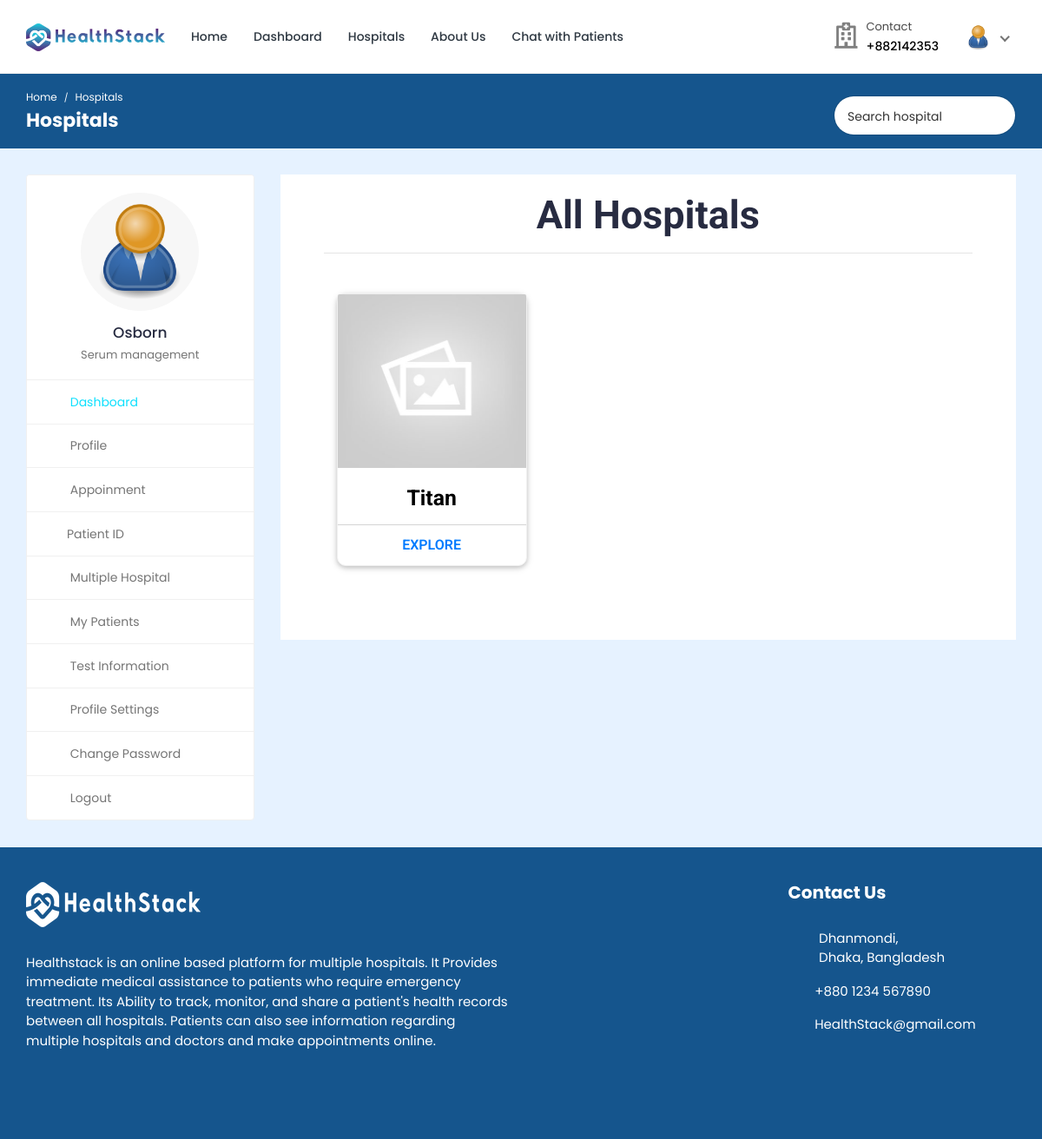
The app's page /multiple-hospital/ (signed in) with its own data.
### doctor/models.py (models this page shows, shortened)
class Doctor_Information(models.Model):
    DOCTOR_TYPE = (
        ('Cardiologists', 'Cardiologists'),
        ('Neurologists', 'Neurologists'),
        ('Pediatricians', 'Pediatricians'),
        ('Physiatrists', 'Physiatrists'),
        ('Dermatologists', 'Dermatologists'),
    )
    doctor_id = models.AutoField(primary_key=True)
    user = models.OneToOneField(User, on_delete=models.CASCADE, null=True, blank=True, related_name='profile')
    name = models.CharField(max_length=200, null=True, blank=True)
    username = models.CharField(max_length=200, null=True, blank=True)
    gender = models.CharField(max_length=200, null=True, blank=True)
    description = models.TextField(max_length=1000, null=True, blank=True)
    department = models.CharField(max_length=200, choices=DOCTOR_TYPE, null=True, blank=True)
    department_name = models.ForeignKey(hospital_department, on_delete=models.SET_NULL, null=True, blank=True)
    specialization = models.ForeignKey(specialization, on_delete=models.SET_NULL, null=True, blank=True)
    featured_image = models.ImageField(upload_to='doctors/', default='doctors/user-default.png', null=True, blank=True)
    certificate_image = models.ImageField(upload_to='doctors_certificate/', default='doctors_certificate/default.png', null=True, blank=True)
    email = models.EmailField(max_length=200, null=True, blank=True)
    phone_number = models.CharField(max_length=200, null=True, blank=True)
    nid = models.CharField(max_length=200, null=True, blank=True)
    visiting_hour = models.CharField(max_length=200, null=True, blank=True)
    consultation_fee = models.IntegerField(null=True, blank=True)
    report_fee = models.IntegerField(null=True, blank=True)
    dob = models.CharField(max_length=200, null=True, blank=True)
    institute = models.CharField(max_length=200, null=True, blank=True)
    degree = models.CharField(max_length=200, null=True, blank=True)
    completion_year = models.CharField(max_length=200, null=True, blank=True)
    work_place = models.CharField(max_length=200, null=True, blank=True)
    designation = models.CharField(max_length=200, null=True, blank=True)
    start_year = models.CharField(max_length=200, null=True, blank=True)
    end_year = models.CharField(max_length=200, null=True, blank=True)
    register_status =  models.CharField(max_length=200, null=True, blank=True)
    hospital_name = models.ForeignKey(Hospital_Information, on_delete=models.SET_NULL, null=True, blank=True)

### hospital_admin/models.py (models this page shows, shortened)
class specialization(models.Model):
    specialization_id = models.AutoField(primary_key=True)
    specialization_name = models.CharField(max_length=200, null=True, blank=True)
    hospital = models.ForeignKey(Hospital_Information, on_delete=models.CASCADE, null=True, blank=True)

### hospital/models.py (models this page shows, shortened)
class Hospital_Information(models.Model):
    HOSPITAL_TYPE = (
        ('private', 'Private hospital'),
        ('public', 'Public hospital'),
    )
    hospital_id = models.AutoField(primary_key=True)
    name = models.CharField(max_length=200, null=True, blank=True)
    address = models.CharField(max_length=200, null=True, blank=True)
    featured_image = models.ImageField(upload_to='hospitals/', default='hospitals/default.png', null=True, blank=True)
    description = models.TextField(null=True, blank=True)
    email = models.EmailField(max_length=200, null=True, blank=True)
    phone_number = models.IntegerField(null=True, blank=True)
    hospital_type = models.CharField(max_length=200, choices=HOSPITAL_TYPE)
    general_bed_no = models.IntegerField(null=True, blank=True)
    available_icu_no = models.IntegerField(null=True, blank=True)
    regular_cabin_no = models.IntegerField(null=True, blank=True)
    emergency_cabin_no = models.IntegerField(null=True, blank=True)
    vip_cabin_no = models.IntegerField(null=True, blank=True)

### hospital/views.py (the view)
# urls.py: path('multiple-hospital/', views.multiple_hospital, name='multiple-hospital'),
@csrf_exempt
@login_required(login_url="login")
def multiple_hospital(request):
    if request.user.is_authenticated:
        if request.user.is_patient:
            patient = Patient.objects.get(user=request.user)
            doctors = Doctor_Information.objects.all()
            hospitals = Hospital_Information.objects.all()
            hospitals, search_query = searchHospitals(request)
            custom_range, hospitals = paginateHospitals(request, hospitals, 3)
            context = {'patient': patient, 'doctors': doctors, 'hospitals': hospitals, 'search_query': search_query, 'custom_range': custom_range}
            return render(request, 'multiple-hospital.html', context)
        elif request.user.is_doctor:
            doctor = Doctor_Information.objects.get(user=request.user)
            hospitals = Hospital_Information.objects.all()
            hospitals, search_query = searchHospitals(request)
            context = {'doctor': doctor, 'hospitals': hospitals, 'search_query': search_query}
            return render(request, 'multiple-hospital.html', context)
    else:
        logout(request)
        messages.error(request, 'Not Authorized')
        return render(request, 'patient-login.html')

### hospital/utils.py (called while the page is built)
def searchHospitals(request):
    search_query = ''
    if request.GET.get('search_query'):
        search_query = request.GET.get('search_query')
    hospitals = Hospital_Information.objects.distinct().filter(Q(name__icontains=search_query))
    return hospitals, search_query

### templates/multiple-hospital.html (shortened to what this page needs)
{% load static %}
<!DOCTYPE html>
<html lang="en">
<head>
	<link rel="stylesheet" href="{% static 'HealthStack-System/css/Normal/bootstrap.min.css' %}">
	<link rel="stylesheet" href="{% static 'HealthStack-System/plugins/Normal/fontawesome/css/fontawesome.min.css' %}">
	<link rel="stylesheet" href="{% static 'HealthStack-System/plugins/Normal/fontawesome/css/all.min.css' %}">
	<link rel="stylesheet" href="{% static 'HealthStack-System/css/Normal/style.css' %}">
	<link rel="stylesheet"href="{% static 'HealthStack-System/css/Normal/hospital.css' %}">
	<link rel="stylesheet"href="{% static 'HealthStack-System/css/Normal/search2.css' %}">
	</head>
	<body>
		<div class="main-wrapper">
			<header class="header">
				{% if user.is_authenticated and user.is_doctor %}
				{% include 'doctor-navbar.html' %}
				{% endif %}
			</header>
			<div class="breadcrumb-bar">
				<div class="container-fluid">
					<div class="row align-items-center">
						<div class="col-md-6 col-6">
							<nav aria-label="breadcrumb" class="page-breadcrumb">
								<ol class="breadcrumb">
									{% if user.is_authenticated and user.is_doctor %}
									<li class="breadcrumb-item"><a href="{% url 'doctor-dashboard' %}">Home</a></li>
									{% endif %}
									<li class="breadcrumb-item active" aria-current="page">Hospitals</li>
								</ol>
							</nav>
							<h2 class="breadcrumb-title">Hospitals</h2>
						</div>
						<div class="col-md-6 col-6 text-right">
							<div class="top-nav-search">
								<form action="{% url 'multiple-hospital' %}" method="GET">
									<input type="text" class="form-control" placeholder="Search hospital" name="search_query" value="{{search_query}}">
									<button class="btn" type="submit"><i class="fa fa-search"></i></button>
								</form>
							</div>
						</div>
					</div>
				</div>
			</div>
			<div class="content">
				<div class="container-fluid">
					<div class="row">
						<div class="col-md-5 col-lg-4 col-xl-3 theiaStickySidebar">
							<div>
								{% if user.is_authenticated and user.is_doctor %}
								{% include 'doctor-sidebar.html' %}
								{% endif %}
							</div>
						</div>
						<div class="col-md-7 col-lg-8 col-xl-9">
							<section class="wrapper" style="height: 0px;">
								<div class="container-fostrap" style="padding-top: 0px;">
									<h1 class="card-title" style="text-align: center;font-size: 45px;">All Hospitals</h1>
									<hr>
									<div class="content">
										<div class="container">
											<div class="row">
												{% for hospital in hospitals %}
												<div class="col-xs-12 col-sm-4">
													<div class="card">
														<a class="img-card" href="#">
														<img src="{{hospital.featured_image.url}}" />
													  </a>
														<div class="card-content">
															<h4 class="card-title">
																<a href="#"> {{hospital.name}}
															  </a>
															</h4>
														</div>
														<div class="card-read-more">
															<a href="{% url 'hospital-profile' pk=hospital.hospital_id %}" class="btn btn-link btn-block">
																Explore
															</a>
														</div>
													</div>
												</div>
												{% endfor %}
											</div>
										</div>
									</div>
								</div>
							</section>
						</div>
					</div>
				</div>
			</div>
			{% include 'footer.html' %}
		</div>
	</body>
</html>

### templates/doctor-navbar.html (shortened to what this page needs)
{% load static %}
<nav class="navbar navbar-expand-lg header-nav">
  <div class="navbar-header">
    <a href="{% url 'hospital_home'%}" class="navbar-brand logo">
      <img
        src="{% static 'HealthStack-System/images/Normal/logo.jpg' %}"
        class="img-fluid"
        alt="Logo"
      />
    </a>
  </div>
  <div class="main-menu-wrapper">
    <ul class="main-nav">
      <li>
        <a href="{% url 'hospital_home'%}">Home</a>
      </li>
      <li>
        <a href="{% url 'doctor-dashboard'%}">Dashboard</a>
      </li>
      <li><a href="{% url 'multiple-hospital' %}" style="text-decoration: none;">Hospitals</a></li>
      <li>
        <a href="{% url 'about-us'%}">About Us</a>
      </li>
      <li>
        <a href="{% url 'chat-home' pk=user.id %}">Chat with Patients</a>
      </li>
    </ul>
  </div>
  <ul class="nav header-navbar-rht">
    <li class="nav-item contact-item">
      <div class="header-contact-img">
        <i class="far fa-hospital"></i>
      </div>
      <div class="header-contact-detail">
        <p class="contact-header">Contact</p>
        <p class="contact-info-header">+88{{doctor.phone_number}}</p>
      </div>
    </li>
    <li class="nav-item dropdown has-arrow logged-item">
      <a href="#" class="dropdown-toggle nav-link" data-toggle="dropdown">
        <span class="user-img">
          <img
            class="rounded-circle"
            src="{{ doctor.featured_image.url }}"
            width="31"
            alt="Darren Elder"
          />
        </span>
      </a>
    </li>
  </ul>
</nav>

### templates/doctor-sidebar.html (shortened to what this page needs)
{% load static %}
<div class="profile-sidebar">
  <div class="widget-profile pro-widget-content">
    <div class="profile-info-widget">
      <a href="#" class="booking-doc-img">
        <img
          src="{{ doctor.featured_image.url }}"
          alt="User Image"
        />
      </a>
      <div class="profile-det-info">
        <h3>{{ doctor.name }}</h3>
        <div class="patient-details">
          <h5 class="mb-0">{{doctor.specialization.specialization_name}}</h5>
        </div>
      </div>
    </div>
  </div>
  <div class="dashboard-widget">
    <nav class="dashboard-menu sidebar">
      <ul>
        <li class="active">
          <a href="{% url 'doctor-dashboard' %}">
            <i class="fas fa-columns"></i>
            <span>Dashboard</span>
          </a>
        </li>
        <li>
        <a href="{% url 'doctor-profile' pk=doctor.doctor_id %}">
          <i class="fas fa-user"></i>
          <span>Profile</span>
        </a>
      </li>
        <li>
          <a href="{% url 'appointments'%}">
            <i class="fas fa-user-circle"></i>
            <span>Appoinment</span>
          </a>
        </li>
        <li class="nav-item has-submenu">
            <a href="#" class="nav-link"><i class="fas fa-search"></i><span>Patient ID</span></a>
        </li>
        <li>
          <a href="{% url 'multiple-hospital' %}">
            <i class="fas fa-hospital"></i>
            <span>Multiple Hospital</span>
          </a>
      </li>
        <li>
          <a href="{% url 'my-patients' %}">
            <i class="fas fa-user-injured"></i>
            <span>My Patients</span>
          </a>
        </li>
        <li>
          <a href="{% url 'doctor-test-list'%}" target="_blank">
            <i class="fas fa-hourglass-start"></i>
            <span>Test Information</span>
          </a>
        </li>
        <li>
          <a
            href="{% url 'doctor-profile-settings' %}"
          >
            <i class="fas fa-user-cog"></i>
            <span>Profile Settings</span>
          </a>
        </li>
        <li>
          <a href="{% url 'doctor-change-password' pk=user.id%}">
            <i class="fas fa-lock"></i>
            <span>Change Password</span>
          </a>
        </li>
        <li>
          <a href="{% url 'doctor-logout'%}">
            <i class="fas fa-sign-out-alt"></i>
            <span>Logout</span>
          </a>
        </li>
      </ul>
    </nav>
  </div>
</div>

### static/HealthStack-System/css/Normal/hospital.css (style rules this page uses)
.wrapper { display: table; height: 100%; width: 100%; }
.container-fostrap { -moz-box-sizing: border-box; box-sizing: border-box; height: 100%; width: 100%; background: #FFF; font-family: 'Roboto', sans-serif; font-weight: 400; display: table-cell; padding: 50px; text-align: center; vertical-align: middle; }
.card { display: block; margin-bottom: 20px; line-height: 1.42857143; background-color: #fff; border-radius: 10px; box-shadow: 0 2px 5px 0 rgba(0,0,0,0.16),0 2px 10px 0 rgba(0,0,0,0.12); transition: box-shadow .25s; }
.img-card { width: 100%; height:200px; border-top-left-radius:2px; border-top-right-radius:2px; display:block; overflow: hidden; }
.img-card img { width: 100%; height: 200px; object-fit:cover; transition: all .25s ease; }
.card-title { margin-top:0px; font-weight: 700; font-size: 1.65em; text-align: center; padding-top: 20px; }
.card-title a { color: #000; text-decoration: none !important; }
.card-read-more { border-top: 1px solid #D4D4D4; }
.card-read-more a { text-decoration: none !important; padding:10px; font-weight:600; text-transform: uppercase }

### static/HealthStack-System/css/Normal/search2.css (style rules this page uses)
.top-nav-search { float: right; margin-left: 15px; }
.top-nav-search form { margin-top: 10px; position: relative; width: 210px; }
.top-nav-search .form-control { border-color: rgba(0, 0, 0, 0.1); border-radius: 50px; color: #333; height: 40px; padding: 10px 50px 10px 15px; }
.top-nav-search .btn { background-color: transparent; border-color: transparent; color: #333; min-height: 40px; padding: 7px 15px; position: absolute; right: 0; top: 0; }
.top-nav-search .form-control::placeholder { color: #333; }

### records on screen
Doctor_Information: phone_number "2142353", featured_image (placeholder picture), name "Osborn", specialization.specialization_name "Serum management"
Hospital_Information: featured_image (placeholder picture), name "Titan"
